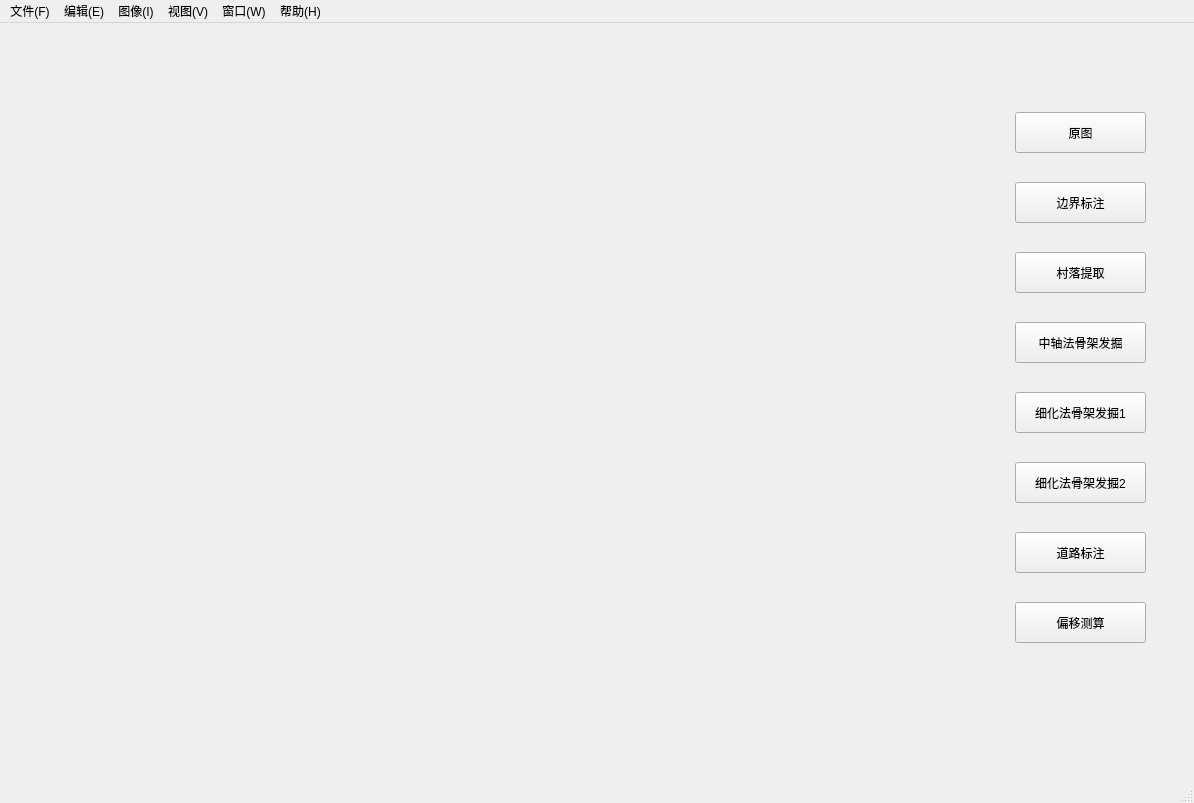
<?xml version="1.0" encoding="UTF-8"?>
<ui version="4.0">
 <class>MainWindow</class>
 <widget class="QMainWindow" name="MainWindow">
  <property name="geometry">
   <rect>
    <x>0</x>
    <y>0</y>
    <width>1194</width>
    <height>803</height>
   </rect>
  </property>
  <property name="windowTitle">
   <string>MainWindow</string>
  </property>
  <widget class="QWidget" name="centralwidget">
   <layout class="QHBoxLayout" name="horizontalLayout">
    <item>
     <widget class="QLabel" name="label">
      <property name="minimumSize">
       <size>
        <width>960</width>
        <height>640</height>
       </size>
      </property>
      <property name="mouseTracking">
       <bool>false</bool>
      </property>
      <property name="tabletTracking">
       <bool>false</bool>
      </property>
      <property name="autoFillBackground">
       <bool>true</bool>
      </property>
      <property name="text">
       <string/>
      </property>
      <property name="pixmap">
       <pixmap resource="skeleton.qrc">:/pic/resource/background.jpg</pixmap>
      </property>
      <property name="scaledContents">
       <bool>true</bool>
      </property>
      <property name="alignment">
       <set>Qt::AlignLeading|Qt::AlignLeft|Qt::AlignTop</set>
      </property>
     </widget>
    </item>
    <item>
     <widget class="QWidget" name="widget" native="true">
      <property name="minimumSize">
       <size>
        <width>190</width>
        <height>0</height>
       </size>
      </property>
      <property name="maximumSize">
       <size>
        <width>190</width>
        <height>16777215</height>
       </size>
      </property>
      <widget class="QPushButton" name="pushButton_offsetCalc">
       <property name="geometry">
        <rect>
         <x>20</x>
         <y>570</y>
         <width>131</width>
         <height>41</height>
        </rect>
       </property>
       <property name="text">
        <string>偏移测算</string>
       </property>
      </widget>
      <widget class="QPushButton" name="pushButton_extrateVillage">
       <property name="geometry">
        <rect>
         <x>20</x>
         <y>220</y>
         <width>131</width>
         <height>41</height>
        </rect>
       </property>
       <property name="text">
        <string>村落提取</string>
       </property>
      </widget>
      <widget class="QPushButton" name="pushButton_medax">
       <property name="geometry">
        <rect>
         <x>20</x>
         <y>290</y>
         <width>131</width>
         <height>41</height>
        </rect>
       </property>
       <property name="text">
        <string>中轴法骨架发掘</string>
       </property>
      </widget>
      <widget class="QPushButton" name="pushButton_ori">
       <property name="geometry">
        <rect>
         <x>20</x>
         <y>80</y>
         <width>131</width>
         <height>41</height>
        </rect>
       </property>
       <property name="text">
        <string>原图</string>
       </property>
      </widget>
      <widget class="QPushButton" name="pushButton_drawOutline">
       <property name="geometry">
        <rect>
         <x>20</x>
         <y>150</y>
         <width>131</width>
         <height>41</height>
        </rect>
       </property>
       <property name="text">
        <string>边界标注</string>
       </property>
      </widget>
      <widget class="QPushButton" name="pushButton_drawRoad">
       <property name="geometry">
        <rect>
         <x>20</x>
         <y>500</y>
         <width>131</width>
         <height>41</height>
        </rect>
       </property>
       <property name="text">
        <string>道路标注</string>
       </property>
      </widget>
      <widget class="QPushButton" name="pushButton_sk2">
       <property name="geometry">
        <rect>
         <x>20</x>
         <y>430</y>
         <width>131</width>
         <height>41</height>
        </rect>
       </property>
       <property name="text">
        <string>细化法骨架发掘2</string>
       </property>
      </widget>
      <widget class="QPushButton" name="pushButton_sk1">
       <property name="geometry">
        <rect>
         <x>20</x>
         <y>360</y>
         <width>131</width>
         <height>41</height>
        </rect>
       </property>
       <property name="text">
        <string>细化法骨架发掘1</string>
       </property>
      </widget>
     </widget>
    </item>
   </layout>
  </widget>
  <widget class="QMenuBar" name="menubar">
   <property name="geometry">
    <rect>
     <x>0</x>
     <y>0</y>
     <width>1194</width>
     <height>23</height>
    </rect>
   </property>
   <widget class="QMenu" name="menu">
    <property name="title">
     <string>文件(F)</string>
    </property>
    <addaction name="action_openfile"/>
    <addaction name="action_openOutline"/>
    <addaction name="action_addDem"/>
    <addaction name="separator"/>
    <addaction name="action_saveImg"/>
    <addaction name="separator"/>
    <addaction name="action_quit"/>
   </widget>
   <widget class="QMenu" name="menu_2">
    <property name="title">
     <string>编辑(E)</string>
    </property>
    <addaction name="action_cleanImg"/>
    <addaction name="action_cleanOutline"/>
    <addaction name="action_parameters"/>
   </widget>
   <widget class="QMenu" name="menu_3">
    <property name="title">
     <string>视图(V)</string>
    </property>
   </widget>
   <widget class="QMenu" name="menu_4">
    <property name="title">
     <string>帮助(H)</string>
    </property>
    <addaction name="actioncallme"/>
   </widget>
   <widget class="QMenu" name="menu_I">
    <property name="title">
     <string>图像(I)</string>
    </property>
    <widget class="QMenu" name="menu_5">
     <property name="title">
      <string>地形分析</string>
     </property>
     <addaction name="action_slope"/>
     <addaction name="action_curvature"/>
     <addaction name="action_slopeDivide"/>
    </widget>
    <addaction name="menu_5"/>
    <addaction name="action_extractColor"/>
   </widget>
   <widget class="QMenu" name="menu_W">
    <property name="title">
     <string>窗口(W)</string>
    </property>
   </widget>
   <addaction name="menu"/>
   <addaction name="menu_2"/>
   <addaction name="menu_I"/>
   <addaction name="menu_3"/>
   <addaction name="menu_W"/>
   <addaction name="menu_4"/>
  </widget>
  <widget class="QStatusBar" name="statusbar"/>
  <action name="action_openfile">
   <property name="text">
    <string>打开(O)</string>
   </property>
  </action>
  <action name="action_openmask">
   <property name="text">
    <string>打开掩码</string>
   </property>
  </action>
  <action name="action_cleanOutline">
   <property name="text">
    <string>清空图层</string>
   </property>
  </action>
  <action name="action_openOutline">
   <property name="text">
    <string>添加轮廓线</string>
   </property>
  </action>
  <action name="action_saveImg">
   <property name="text">
    <string>另存为(A)...</string>
   </property>
  </action>
  <action name="action_quit">
   <property name="text">
    <string>退出(Q)</string>
   </property>
  </action>
  <action name="action_cleanImg">
   <property name="text">
    <string>清空标注</string>
   </property>
   <property name="iconText">
    <string>清空标注</string>
   </property>
   <property name="toolTip">
    <string>清空标注</string>
   </property>
  </action>
  <action name="action_extractColor">
   <property name="text">
    <string>取色</string>
   </property>
  </action>
  <action name="action_addDem">
   <property name="text">
    <string>添加高程数据</string>
   </property>
  </action>
  <action name="action_slope">
   <property name="text">
    <string>坡度计算</string>
   </property>
  </action>
  <action name="action_curvature">
   <property name="text">
    <string>曲率计算</string>
   </property>
  </action>
  <action name="action_parameters">
   <property name="text">
    <string>参数设置</string>
   </property>
  </action>
  <action name="action_slopeDivide">
   <property name="text">
    <string>坡度阈值划分</string>
   </property>
  </action>
  <action name="actioncallme">
   <property name="text">
    <string>联系我们</string>
   </property>
  </action>
 </widget>
 <resources>
  <include location="skeleton.qrc"/>
 </resources>
 <connections>
  <connection>
   <sender>pushButton_ori</sender>
   <signal>clicked()</signal>
   <receiver>MainWindow</receiver>
   <slot>show_oriImg()</slot>
   <hints>
    <hint type="sourcelabel">
     <x>1140</x>
     <y>152</y>
    </hint>
    <hint type="destinationlabel">
     <x>1052</x>
     <y>34</y>
    </hint>
   </hints>
  </connection>
  <connection>
   <sender>pushButton_medax</sender>
   <signal>clicked()</signal>
   <receiver>MainWindow</receiver>
   <slot>medaxis()</slot>
   <hints>
    <hint type="sourcelabel">
     <x>1130</x>
     <y>362</y>
    </hint>
    <hint type="destinationlabel">
     <x>980</x>
     <y>401</y>
    </hint>
   </hints>
  </connection>
  <connection>
   <sender>pushButton_sk1</sender>
   <signal>clicked()</signal>
   <receiver>MainWindow</receiver>
   <slot>skletonize1()</slot>
   <hints>
    <hint type="sourcelabel">
     <x>1135</x>
     <y>432</y>
    </hint>
    <hint type="destinationlabel">
     <x>1041</x>
     <y>501</y>
    </hint>
   </hints>
  </connection>
  <connection>
   <sender>pushButton_sk2</sender>
   <signal>clicked()</signal>
   <receiver>MainWindow</receiver>
   <slot>skletonize2()</slot>
   <hints>
    <hint type="sourcelabel">
     <x>1125</x>
     <y>502</y>
    </hint>
    <hint type="destinationlabel">
     <x>977</x>
     <y>621</y>
    </hint>
   </hints>
  </connection>
  <connection>
   <sender>pushButton_drawOutline</sender>
   <signal>clicked()</signal>
   <receiver>MainWindow</receiver>
   <slot>draw_outline()</slot>
   <hints>
    <hint type="sourcelabel">
     <x>1145</x>
     <y>222</y>
    </hint>
    <hint type="destinationlabel">
     <x>977</x>
     <y>243</y>
    </hint>
   </hints>
  </connection>
  <connection>
   <sender>pushButton_extrateVillage</sender>
   <signal>clicked()</signal>
   <receiver>MainWindow</receiver>
   <slot>extract_village()</slot>
   <hints>
    <hint type="sourcelabel">
     <x>1145</x>
     <y>292</y>
    </hint>
    <hint type="destinationlabel">
     <x>977</x>
     <y>355</y>
    </hint>
   </hints>
  </connection>
  <connection>
   <sender>action_openfile</sender>
   <signal>triggered()</signal>
   <receiver>MainWindow</receiver>
   <slot>open_file()</slot>
   <hints>
    <hint type="sourcelabel">
     <x>-1</x>
     <y>-1</y>
    </hint>
    <hint type="destinationlabel">
     <x>644</x>
     <y>464</y>
    </hint>
   </hints>
  </connection>
  <connection>
   <sender>action_cleanOutline</sender>
   <signal>triggered()</signal>
   <receiver>MainWindow</receiver>
   <slot>cleanLine()</slot>
   <hints>
    <hint type="sourcelabel">
     <x>-1</x>
     <y>-1</y>
    </hint>
    <hint type="destinationlabel">
     <x>644</x>
     <y>464</y>
    </hint>
   </hints>
  </connection>
  <connection>
   <sender>pushButton_drawRoad</sender>
   <signal>clicked()</signal>
   <receiver>MainWindow</receiver>
   <slot>drow_road()</slot>
   <hints>
    <hint type="sourcelabel">
     <x>1118</x>
     <y>572</y>
    </hint>
    <hint type="destinationlabel">
     <x>888</x>
     <y>786</y>
    </hint>
   </hints>
  </connection>
  <connection>
   <sender>pushButton_offsetCalc</sender>
   <signal>clicked()</signal>
   <receiver>MainWindow</receiver>
   <slot>offset_calculate()</slot>
   <hints>
    <hint type="sourcelabel">
     <x>1145</x>
     <y>642</y>
    </hint>
    <hint type="destinationlabel">
     <x>1127</x>
     <y>779</y>
    </hint>
   </hints>
  </connection>
  <connection>
   <sender>action_openOutline</sender>
   <signal>triggered()</signal>
   <receiver>MainWindow</receiver>
   <slot>openOutline()</slot>
   <hints>
    <hint type="sourcelabel">
     <x>-1</x>
     <y>-1</y>
    </hint>
    <hint type="destinationlabel">
     <x>597</x>
     <y>399</y>
    </hint>
   </hints>
  </connection>
  <connection>
   <sender>action_cleanImg</sender>
   <signal>triggered()</signal>
   <receiver>MainWindow</receiver>
   <slot>cleanImg()</slot>
   <hints>
    <hint type="sourcelabel">
     <x>-1</x>
     <y>-1</y>
    </hint>
    <hint type="destinationlabel">
     <x>596</x>
     <y>401</y>
    </hint>
   </hints>
  </connection>
  <connection>
   <sender>action_extractColor</sender>
   <signal>triggered()</signal>
   <receiver>MainWindow</receiver>
   <slot>extractColor()</slot>
   <hints>
    <hint type="sourcelabel">
     <x>-1</x>
     <y>-1</y>
    </hint>
    <hint type="destinationlabel">
     <x>596</x>
     <y>401</y>
    </hint>
   </hints>
  </connection>
  <connection>
   <sender>action_quit</sender>
   <signal>triggered()</signal>
   <receiver>MainWindow</receiver>
   <slot>quit()</slot>
   <hints>
    <hint type="sourcelabel">
     <x>-1</x>
     <y>-1</y>
    </hint>
    <hint type="destinationlabel">
     <x>596</x>
     <y>401</y>
    </hint>
   </hints>
  </connection>
  <connection>
   <sender>action_saveImg</sender>
   <signal>triggered()</signal>
   <receiver>MainWindow</receiver>
   <slot>saveImg()</slot>
   <hints>
    <hint type="sourcelabel">
     <x>-1</x>
     <y>-1</y>
    </hint>
    <hint type="destinationlabel">
     <x>596</x>
     <y>401</y>
    </hint>
   </hints>
  </connection>
  <connection>
   <sender>action_parameters</sender>
   <signal>triggered()</signal>
   <receiver>MainWindow</receiver>
   <slot>paraSetting()</slot>
   <hints>
    <hint type="sourcelabel">
     <x>-1</x>
     <y>-1</y>
    </hint>
    <hint type="destinationlabel">
     <x>596</x>
     <y>401</y>
    </hint>
   </hints>
  </connection>
  <connection>
   <sender>action_addDem</sender>
   <signal>triggered()</signal>
   <receiver>MainWindow</receiver>
   <slot>add_elevationData()</slot>
   <hints>
    <hint type="sourcelabel">
     <x>-1</x>
     <y>-1</y>
    </hint>
    <hint type="destinationlabel">
     <x>596</x>
     <y>401</y>
    </hint>
   </hints>
  </connection>
  <connection>
   <sender>action_curvature</sender>
   <signal>triggered()</signal>
   <receiver>MainWindow</receiver>
   <slot>calCurvature()</slot>
   <hints>
    <hint type="sourcelabel">
     <x>-1</x>
     <y>-1</y>
    </hint>
    <hint type="destinationlabel">
     <x>596</x>
     <y>401</y>
    </hint>
   </hints>
  </connection>
  <connection>
   <sender>action_slopeDivide</sender>
   <signal>triggered()</signal>
   <receiver>MainWindow</receiver>
   <slot>slopeDivide()</slot>
   <hints>
    <hint type="sourcelabel">
     <x>-1</x>
     <y>-1</y>
    </hint>
    <hint type="destinationlabel">
     <x>596</x>
     <y>401</y>
    </hint>
   </hints>
  </connection>
  <connection>
   <sender>action_slope</sender>
   <signal>triggered()</signal>
   <receiver>MainWindow</receiver>
   <slot>calSlope()</slot>
   <hints>
    <hint type="sourcelabel">
     <x>-1</x>
     <y>-1</y>
    </hint>
    <hint type="destinationlabel">
     <x>596</x>
     <y>401</y>
    </hint>
   </hints>
  </connection>
  <connection>
   <sender>actioncallme</sender>
   <signal>triggered()</signal>
   <receiver>MainWindow</receiver>
   <slot>callme()</slot>
   <hints>
    <hint type="sourcelabel">
     <x>-1</x>
     <y>-1</y>
    </hint>
    <hint type="destinationlabel">
     <x>596</x>
     <y>401</y>
    </hint>
   </hints>
  </connection>
 </connections>
 <slots>
  <slot>show_oriImg()</slot>
  <slot>medaxis()</slot>
  <slot>skletonize1()</slot>
  <slot>skletonize2()</slot>
  <slot>open_file()</slot>
  <slot>draw_outline()</slot>
  <slot>extract_village()</slot>
  <slot>comboboxChange()</slot>
  <slot>cleanLine()</slot>
  <slot>drow_road()</slot>
  <slot>offset_calculate()</slot>
  <slot>openOutline()</slot>
  <slot>extractColor()</slot>
  <slot>cleanImg()</slot>
  <slot>quit()</slot>
  <slot>saveImg()</slot>
  <slot>update_parameters()</slot>
  <slot>calSlope()</slot>
  <slot>calCurvature()</slot>
  <slot>slopeDivide()</slot>
  <slot>add_elevationData()</slot>
  <slot>paraSetting()</slot>
  <slot>callme()</slot>
 </slots>
</ui>
